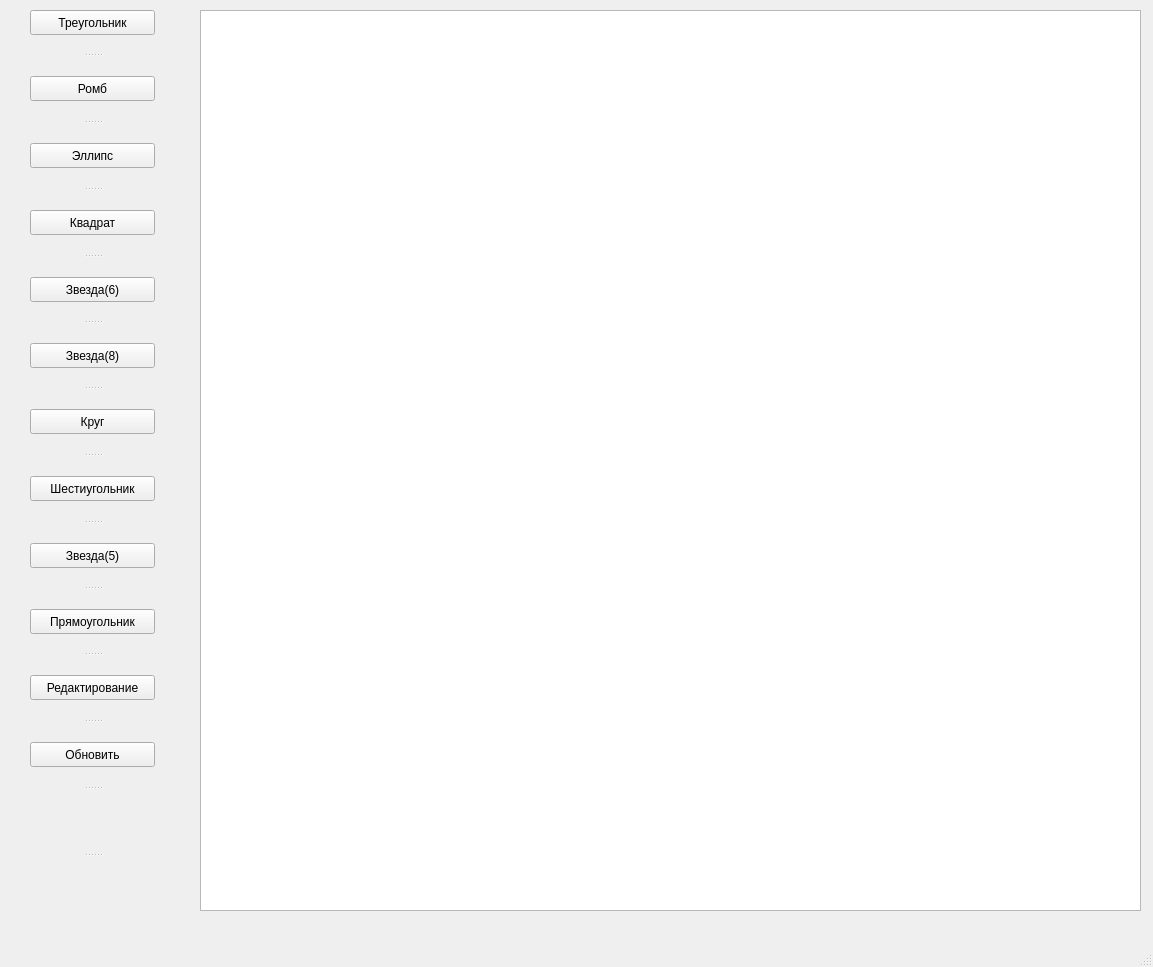
<?xml version="1.0" encoding="UTF-8"?>
<ui version="4.0">
 <class>MainWindow</class>
 <widget class="QMainWindow" name="MainWindow">
  <property name="geometry">
   <rect>
    <x>0</x>
    <y>0</y>
    <width>1153</width>
    <height>967</height>
   </rect>
  </property>
  <property name="windowTitle">
   <string>MainWindow</string>
  </property>
  <widget class="QWidget" name="centralwidget">
   <widget class="QGraphicsView" name="graphicsView">
    <property name="enabled">
     <bool>true</bool>
    </property>
    <property name="geometry">
     <rect>
      <x>200</x>
      <y>10</y>
      <width>941</width>
      <height>901</height>
     </rect>
    </property>
   </widget>
   <widget class="QSplitter" name="splitter">
    <property name="geometry">
     <rect>
      <x>30</x>
      <y>10</y>
      <width>125</width>
      <height>891</height>
     </rect>
    </property>
    <property name="minimumSize">
     <size>
      <width>125</width>
      <height>891</height>
     </size>
    </property>
    <property name="maximumSize">
     <size>
      <width>125</width>
      <height>891</height>
     </size>
    </property>
    <property name="orientation">
     <enum>Qt::Vertical</enum>
    </property>
    <property name="handleWidth">
     <number>42</number>
    </property>
    <widget class="QPushButton" name="pushButtonTriangle">
     <property name="sizePolicy">
      <sizepolicy hsizetype="Fixed" vsizetype="Fixed">
       <horstretch>0</horstretch>
       <verstretch>0</verstretch>
      </sizepolicy>
     </property>
     <property name="minimumSize">
      <size>
       <width>125</width>
       <height>25</height>
      </size>
     </property>
     <property name="maximumSize">
      <size>
       <width>125</width>
       <height>25</height>
      </size>
     </property>
     <property name="text">
      <string>Треугольник</string>
     </property>
    </widget>
    <widget class="QPushButton" name="pushButton_3">
     <property name="sizePolicy">
      <sizepolicy hsizetype="Fixed" vsizetype="Fixed">
       <horstretch>0</horstretch>
       <verstretch>0</verstretch>
      </sizepolicy>
     </property>
     <property name="minimumSize">
      <size>
       <width>125</width>
       <height>25</height>
      </size>
     </property>
     <property name="maximumSize">
      <size>
       <width>125</width>
       <height>25</height>
      </size>
     </property>
     <property name="text">
      <string>Ромб</string>
     </property>
    </widget>
    <widget class="QPushButton" name="pushButton_8">
     <property name="sizePolicy">
      <sizepolicy hsizetype="Fixed" vsizetype="Fixed">
       <horstretch>0</horstretch>
       <verstretch>0</verstretch>
      </sizepolicy>
     </property>
     <property name="minimumSize">
      <size>
       <width>125</width>
       <height>25</height>
      </size>
     </property>
     <property name="maximumSize">
      <size>
       <width>125</width>
       <height>25</height>
      </size>
     </property>
     <property name="text">
      <string>Эллипс</string>
     </property>
    </widget>
    <widget class="QPushButton" name="pushButton_6">
     <property name="sizePolicy">
      <sizepolicy hsizetype="Fixed" vsizetype="Fixed">
       <horstretch>0</horstretch>
       <verstretch>0</verstretch>
      </sizepolicy>
     </property>
     <property name="minimumSize">
      <size>
       <width>125</width>
       <height>25</height>
      </size>
     </property>
     <property name="maximumSize">
      <size>
       <width>125</width>
       <height>25</height>
      </size>
     </property>
     <property name="text">
      <string>Квадрат</string>
     </property>
    </widget>
    <widget class="QPushButton" name="pushButton_5">
     <property name="sizePolicy">
      <sizepolicy hsizetype="Fixed" vsizetype="Fixed">
       <horstretch>0</horstretch>
       <verstretch>0</verstretch>
      </sizepolicy>
     </property>
     <property name="minimumSize">
      <size>
       <width>125</width>
       <height>25</height>
      </size>
     </property>
     <property name="maximumSize">
      <size>
       <width>125</width>
       <height>25</height>
      </size>
     </property>
     <property name="text">
      <string>Звезда(6)</string>
     </property>
    </widget>
    <widget class="QPushButton" name="pushButton_7">
     <property name="sizePolicy">
      <sizepolicy hsizetype="Fixed" vsizetype="Fixed">
       <horstretch>0</horstretch>
       <verstretch>0</verstretch>
      </sizepolicy>
     </property>
     <property name="minimumSize">
      <size>
       <width>125</width>
       <height>25</height>
      </size>
     </property>
     <property name="maximumSize">
      <size>
       <width>125</width>
       <height>25</height>
      </size>
     </property>
     <property name="text">
      <string>Звезда(8)</string>
     </property>
    </widget>
    <widget class="QPushButton" name="pushButton_2">
     <property name="sizePolicy">
      <sizepolicy hsizetype="Fixed" vsizetype="Fixed">
       <horstretch>0</horstretch>
       <verstretch>0</verstretch>
      </sizepolicy>
     </property>
     <property name="minimumSize">
      <size>
       <width>125</width>
       <height>25</height>
      </size>
     </property>
     <property name="maximumSize">
      <size>
       <width>125</width>
       <height>25</height>
      </size>
     </property>
     <property name="text">
      <string>Круг</string>
     </property>
    </widget>
    <widget class="QPushButton" name="pushButton_10">
     <property name="sizePolicy">
      <sizepolicy hsizetype="Fixed" vsizetype="Fixed">
       <horstretch>0</horstretch>
       <verstretch>0</verstretch>
      </sizepolicy>
     </property>
     <property name="minimumSize">
      <size>
       <width>125</width>
       <height>25</height>
      </size>
     </property>
     <property name="maximumSize">
      <size>
       <width>125</width>
       <height>25</height>
      </size>
     </property>
     <property name="text">
      <string>Шестиугольник</string>
     </property>
    </widget>
    <widget class="QPushButton" name="pushButton_9">
     <property name="sizePolicy">
      <sizepolicy hsizetype="Fixed" vsizetype="Fixed">
       <horstretch>0</horstretch>
       <verstretch>0</verstretch>
      </sizepolicy>
     </property>
     <property name="minimumSize">
      <size>
       <width>125</width>
       <height>25</height>
      </size>
     </property>
     <property name="maximumSize">
      <size>
       <width>125</width>
       <height>25</height>
      </size>
     </property>
     <property name="text">
      <string>Звезда(5)</string>
     </property>
    </widget>
    <widget class="QPushButton" name="pushButton_4">
     <property name="sizePolicy">
      <sizepolicy hsizetype="Fixed" vsizetype="Fixed">
       <horstretch>0</horstretch>
       <verstretch>0</verstretch>
      </sizepolicy>
     </property>
     <property name="minimumSize">
      <size>
       <width>125</width>
       <height>25</height>
      </size>
     </property>
     <property name="maximumSize">
      <size>
       <width>125</width>
       <height>25</height>
      </size>
     </property>
     <property name="text">
      <string>Прямоугольник</string>
     </property>
    </widget>
    <widget class="QPushButton" name="pushButton">
     <property name="sizePolicy">
      <sizepolicy hsizetype="Fixed" vsizetype="Fixed">
       <horstretch>0</horstretch>
       <verstretch>0</verstretch>
      </sizepolicy>
     </property>
     <property name="minimumSize">
      <size>
       <width>125</width>
       <height>25</height>
      </size>
     </property>
     <property name="maximumSize">
      <size>
       <width>125</width>
       <height>25</height>
      </size>
     </property>
     <property name="text">
      <string>Редактирование</string>
     </property>
    </widget>
    <widget class="QPushButton" name="pushButton_11">
     <property name="minimumSize">
      <size>
       <width>125</width>
       <height>25</height>
      </size>
     </property>
     <property name="maximumSize">
      <size>
       <width>125</width>
       <height>25</height>
      </size>
     </property>
     <property name="text">
      <string>Обновить</string>
     </property>
    </widget>
    <widget class="QLabel" name="label">
     <property name="sizePolicy">
      <sizepolicy hsizetype="Ignored" vsizetype="Ignored">
       <horstretch>0</horstretch>
       <verstretch>0</verstretch>
      </sizepolicy>
     </property>
     <property name="minimumSize">
      <size>
       <width>125</width>
       <height>25</height>
      </size>
     </property>
     <property name="maximumSize">
      <size>
       <width>125</width>
       <height>25</height>
      </size>
     </property>
     <property name="text">
      <string/>
     </property>
    </widget>
    <widget class="QLabel" name="label_2">
     <property name="sizePolicy">
      <sizepolicy hsizetype="Ignored" vsizetype="Ignored">
       <horstretch>0</horstretch>
       <verstretch>0</verstretch>
      </sizepolicy>
     </property>
     <property name="minimumSize">
      <size>
       <width>125</width>
       <height>25</height>
      </size>
     </property>
     <property name="maximumSize">
      <size>
       <width>125</width>
       <height>25</height>
      </size>
     </property>
     <property name="text">
      <string/>
     </property>
    </widget>
   </widget>
  </widget>
  <widget class="QMenuBar" name="menubar">
   <property name="geometry">
    <rect>
     <x>0</x>
     <y>0</y>
     <width>1153</width>
     <height>22</height>
    </rect>
   </property>
  </widget>
  <widget class="QStatusBar" name="statusbar"/>
 </widget>
 <resources/>
 <connections/>
</ui>
